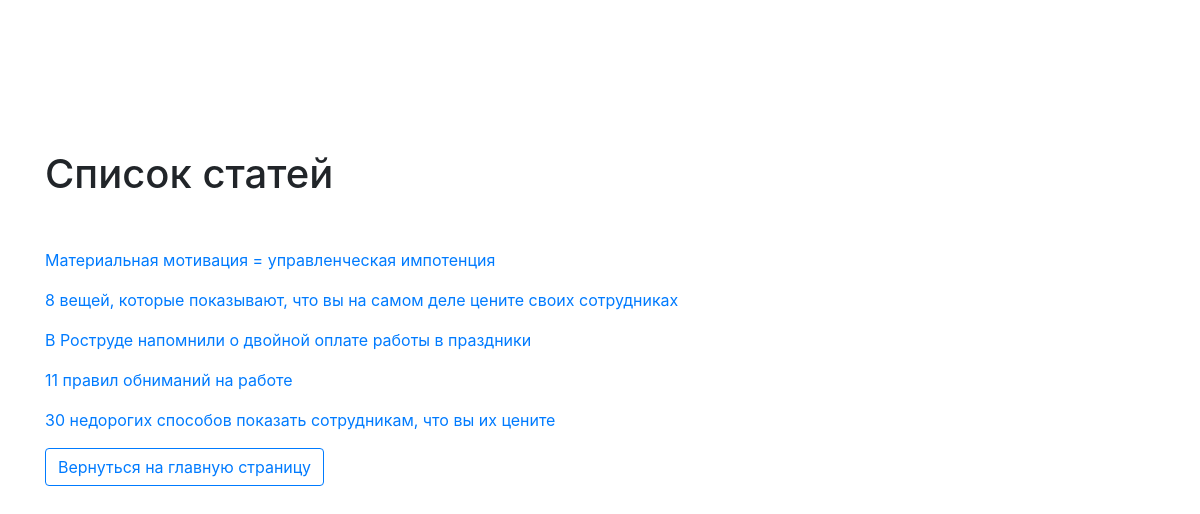
The app's page /articles/ with its own data.
### articles/models.py (models this page shows)
class Article(models.Model):
    title = models.CharField(max_length=3000, verbose_name='Название')
    text = models.TextField(verbose_name='Текст')
    image = models.ImageField(null=True, blank=True, verbose_name='Изображение')
    paid_article = models.BooleanField(default=False, verbose_name='Платная статья')

### articles/views.py (the view)
# urls.py: path('articles/', views.show_articles),
def show_articles(request):
    articles = Article.objects.all()
    context = {
        'articles': articles
    }
    return render(
        request,
        'articles.html',
        context
    )

### templates/articles.html (shortened to what this page needs)
{% extends "base.html" %}
{% load static %}
{% block content %}
    <div class="container">
        <div class="header">
            <h1>Список статей</h1>
        </div>
        <div class="articles">
            {% for article in articles %}
                <p><a href="{{ article.id }}/"> {{ article.title }} </a></p>
            {% endfor %}
        </div>
        <p><a href="/" class="btn btn-outline-primary">Вернуться на главную страницу</a></p>
    </div>
{% endblock %}

### templates/base.html (shortened to what this page needs)
<!DOCTYPE html>{% load static %}
<html>
  <head>
    <link type="text/css" rel="stylesheet" href="{% static "css/bootstrap.css" %}"  media="screen,projection"/>
    <link type="text/css" rel="stylesheet" href="{% static "css/style.css" %}"  media="screen,projection"/>
  </head>
  <body>
    {% block content %}{% endblock %}
  </body>
</html>

### static/css/style.css (style rules this page uses)
.header { margin-top: 150px; }
.articles { margin-top: 50px; }

### records on screen
Article: title "Материальная мотивация = управленческая импотенция"
Article: title "8 вещей, которые показывают, что вы на самом деле цените своих сотрудниках"
Article: title "В Роструде напомнили о двойной оплате работы в праздники"
Article: title "11 правил обниманий на работе"
Article: title "30 недорогих способов показать сотрудникам, что вы их цените"
